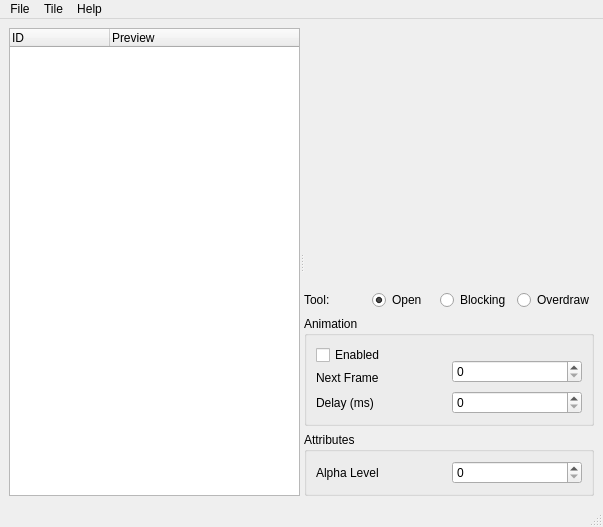
<?xml version="1.0" encoding="UTF-8"?>
<ui version="4.0">
 <class>MainWindow</class>
 <widget class="QMainWindow" name="MainWindow">
  <property name="geometry">
   <rect>
    <x>0</x>
    <y>0</y>
    <width>603</width>
    <height>514</height>
   </rect>
  </property>
  <property name="windowTitle">
   <string>FreeRPG Tileset Editor</string>
  </property>
  <widget class="QWidget" name="centralwidget">
   <layout class="QVBoxLayout" name="verticalLayout_2">
    <item>
     <widget class="QSplitter" name="splitter">
      <property name="orientation">
       <enum>Qt::Horizontal</enum>
      </property>
      <widget class="QTreeWidget" name="tileTree">
       <column>
        <property name="text">
         <string>ID</string>
        </property>
       </column>
       <column>
        <property name="text">
         <string>Preview</string>
        </property>
       </column>
      </widget>
      <widget class="QWidget" name="">
       <layout class="QVBoxLayout" name="verticalLayout">
        <item>
         <widget class="TileEditor" name="editor" native="true">
          <property name="minimumSize">
           <size>
            <width>256</width>
            <height>256</height>
           </size>
          </property>
          <property name="maximumSize">
           <size>
            <width>256</width>
            <height>256</height>
           </size>
          </property>
          <property name="layoutDirection">
           <enum>Qt::LeftToRight</enum>
          </property>
         </widget>
        </item>
        <item>
         <layout class="QHBoxLayout" name="horizontalLayout">
          <item>
           <widget class="QLabel" name="label">
            <property name="text">
             <string>Tool:</string>
            </property>
           </widget>
          </item>
          <item>
           <widget class="QRadioButton" name="openRB">
            <property name="text">
             <string>Open</string>
            </property>
            <property name="checked">
             <bool>true</bool>
            </property>
            <attribute name="buttonGroup">
             <string>buttonGroup</string>
            </attribute>
           </widget>
          </item>
          <item>
           <widget class="QRadioButton" name="blockRB">
            <property name="text">
             <string>Blocking</string>
            </property>
            <attribute name="buttonGroup">
             <string>buttonGroup</string>
            </attribute>
           </widget>
          </item>
          <item>
           <widget class="QRadioButton" name="overdrawRB">
            <property name="text">
             <string>Overdraw</string>
            </property>
            <attribute name="buttonGroup">
             <string>buttonGroup</string>
            </attribute>
           </widget>
          </item>
         </layout>
        </item>
        <item>
         <spacer name="verticalSpacer">
          <property name="orientation">
           <enum>Qt::Vertical</enum>
          </property>
          <property name="sizeHint" stdset="0">
           <size>
            <width>20</width>
            <height>40</height>
           </size>
          </property>
         </spacer>
        </item>
        <item>
         <widget class="QGroupBox" name="groupBox">
          <property name="title">
           <string>Animation</string>
          </property>
          <layout class="QGridLayout" name="gridLayout">
           <item row="0" column="0" rowspan="2" colspan="2">
            <widget class="QCheckBox" name="animEnabledCB">
             <property name="text">
              <string>Enabled</string>
             </property>
            </widget>
           </item>
           <item row="2" column="0">
            <widget class="QLabel" name="label_2">
             <property name="text">
              <string>Next Frame</string>
             </property>
            </widget>
           </item>
           <item row="1" column="1" rowspan="2">
            <widget class="QSpinBox" name="nextFrameSB"/>
           </item>
           <item row="3" column="0">
            <widget class="QLabel" name="label_3">
             <property name="text">
              <string>Delay (ms)</string>
             </property>
            </widget>
           </item>
           <item row="3" column="1">
            <widget class="QSpinBox" name="delaySB">
             <property name="maximum">
              <number>9999999</number>
             </property>
            </widget>
           </item>
          </layout>
         </widget>
        </item>
        <item>
         <widget class="QGroupBox" name="groupBox_2">
          <property name="title">
           <string>Attributes</string>
          </property>
          <layout class="QGridLayout" name="gridLayout_2">
           <item row="0" column="0">
            <widget class="QLabel" name="label_4">
             <property name="text">
              <string>Alpha Level</string>
             </property>
            </widget>
           </item>
           <item row="0" column="1">
            <widget class="QSpinBox" name="alphaSB">
             <property name="maximum">
              <number>100</number>
             </property>
            </widget>
           </item>
          </layout>
         </widget>
        </item>
       </layout>
      </widget>
     </widget>
    </item>
   </layout>
  </widget>
  <widget class="QMenuBar" name="menubar">
   <property name="geometry">
    <rect>
     <x>0</x>
     <y>0</y>
     <width>603</width>
     <height>24</height>
    </rect>
   </property>
   <widget class="QMenu" name="menuFile">
    <property name="title">
     <string>File</string>
    </property>
    <addaction name="actionNew"/>
    <addaction name="actionOpen"/>
    <addaction name="separator"/>
    <addaction name="actionSave"/>
    <addaction name="actionSave_as"/>
    <addaction name="separator"/>
    <addaction name="actionQuit"/>
   </widget>
   <widget class="QMenu" name="menuTile">
    <property name="title">
     <string>Tile</string>
    </property>
    <addaction name="actionAdd"/>
    <addaction name="actionRemove"/>
    <addaction name="actionRename"/>
    <addaction name="separator"/>
    <addaction name="actionApply_To_All"/>
   </widget>
   <widget class="QMenu" name="menuHelp">
    <property name="title">
     <string>Help</string>
    </property>
    <addaction name="actionAbout"/>
   </widget>
   <addaction name="menuFile"/>
   <addaction name="menuTile"/>
   <addaction name="menuHelp"/>
  </widget>
  <widget class="QStatusBar" name="statusbar"/>
  <action name="actionNew">
   <property name="text">
    <string>New</string>
   </property>
  </action>
  <action name="actionOpen">
   <property name="text">
    <string>Open...</string>
   </property>
  </action>
  <action name="actionSave">
   <property name="text">
    <string>Save</string>
   </property>
  </action>
  <action name="actionSave_as">
   <property name="text">
    <string>Save as...</string>
   </property>
  </action>
  <action name="actionQuit">
   <property name="text">
    <string>Quit</string>
   </property>
  </action>
  <action name="actionAdd">
   <property name="text">
    <string>Add</string>
   </property>
  </action>
  <action name="actionRemove">
   <property name="text">
    <string>Remove</string>
   </property>
  </action>
  <action name="actionRename">
   <property name="text">
    <string>Rename</string>
   </property>
  </action>
  <action name="actionAbout">
   <property name="text">
    <string>About</string>
   </property>
  </action>
  <action name="actionApply_To_All">
   <property name="text">
    <string>Apply To All...</string>
   </property>
  </action>
 </widget>
 <customwidgets>
  <customwidget>
   <class>TileEditor</class>
   <extends>QWidget</extends>
   <header>../tileeditor.h</header>
   <container>1</container>
  </customwidget>
 </customwidgets>
 <resources/>
 <connections/>
 <buttongroups>
  <buttongroup name="buttonGroup"/>
 </buttongroups>
</ui>
